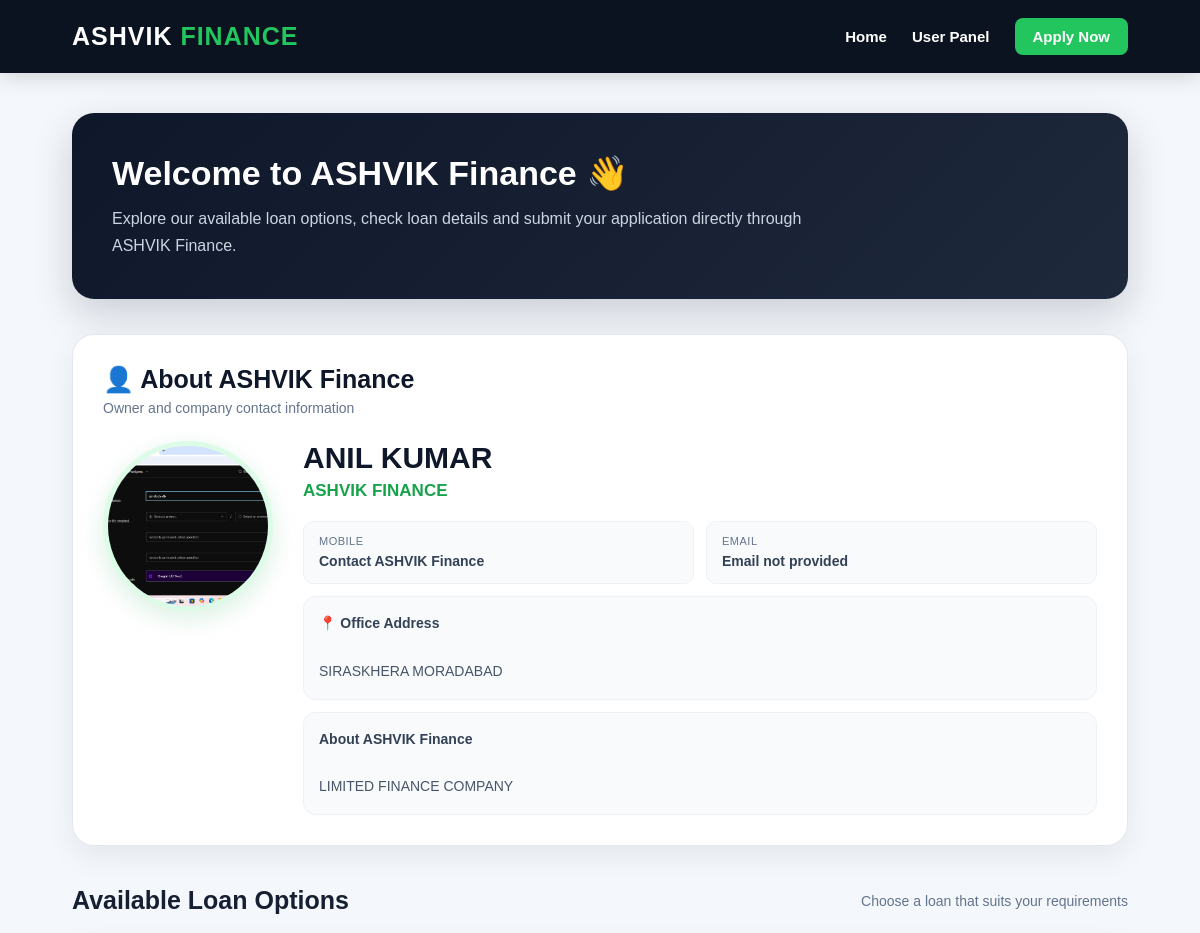
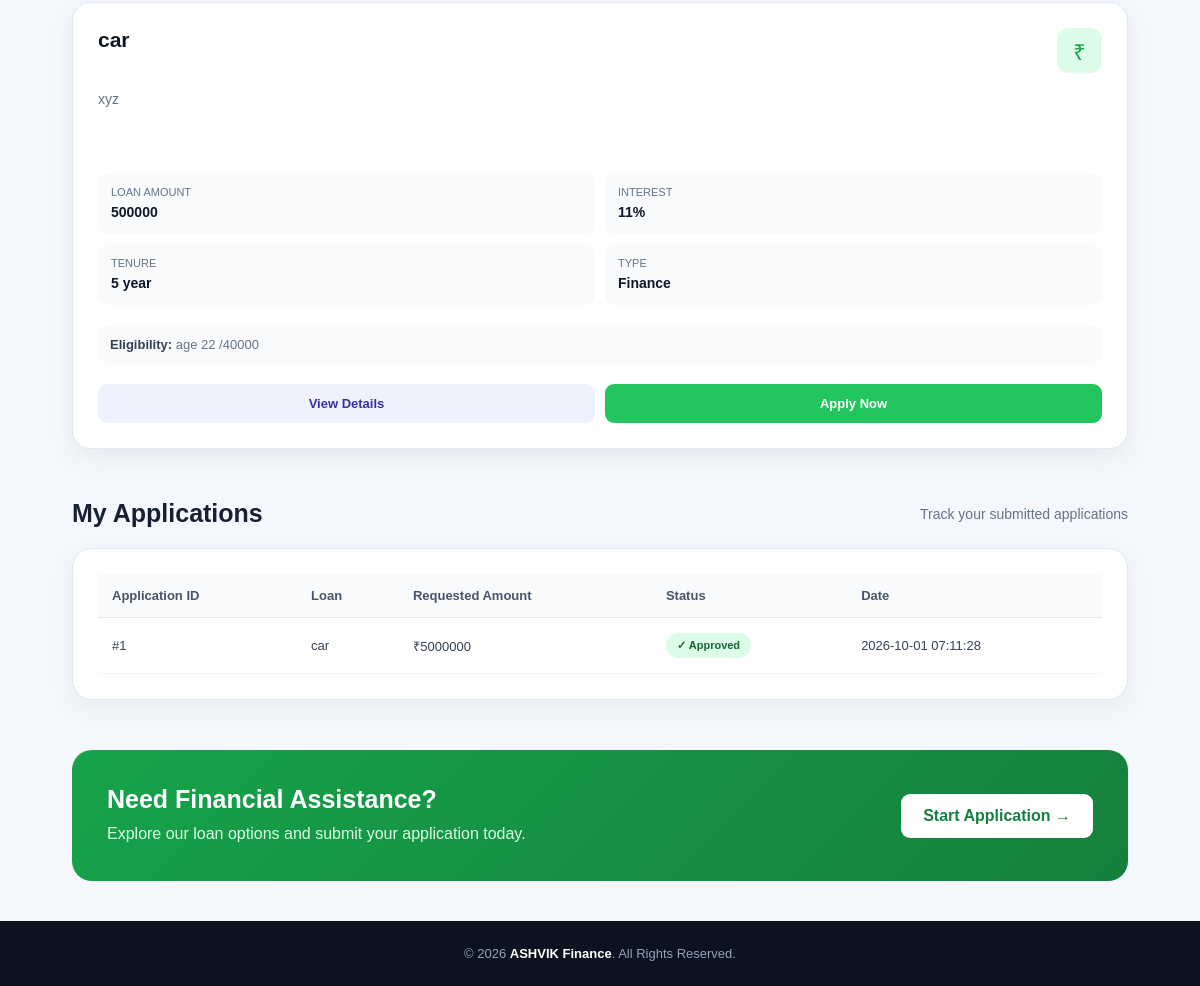
Screenshot of /user-panel with the database file from the repository (2 pictures, top to bottom).
### tables this page shows
CREATE TABLE owner_profile (
                id INTEGER PRIMARY KEY,
                owner_name TEXT,
                owner_photo TEXT,
                owner_mobile TEXT,
                owner_email TEXT,
                company_name TEXT,
                office_address TEXT,
                about TEXT
            );

CREATE TABLE loans (
            id INTEGER PRIMARY KEY AUTOINCREMENT,
            loan_name TEXT,
            loan_type TEXT,
            title TEXT,
            description TEXT,
            amount TEXT,
            interest TEXT,
            tenure TEXT,
            eligibility TEXT
        , created_at TIMESTAMP);

CREATE TABLE applications (
            id INTEGER PRIMARY KEY AUTOINCREMENT,
            loan_id INTEGER,
            name TEXT NOT NULL,
            mobile TEXT NOT NULL,
            email TEXT,
            city TEXT,
            address TEXT,
            employment TEXT,
            monthly_income TEXT,
            loan_amount TEXT,
            message TEXT,
            status TEXT DEFAULT 'Pending',
            created_at TIMESTAMP DEFAULT CURRENT_TIMESTAMP, occupation TEXT, income TEXT,
            FOREIGN KEY (loan_id) REFERENCES loans(id)
        );

### app.py (the view)
@app.route(
    "/user-panel"
)
def user_panel():
    conn = get_db()
    loans = conn.execute("""
        SELECT *
        FROM loans
        ORDER BY id DESC
    """).fetchall()
    applications = conn.execute("""
        SELECT

            applications.*,

            COALESCE(
                loans.title,
                loans.loan_name,
                loans.loan_type
            ) AS loan_title

        FROM applications

        LEFT JOIN loans
            ON applications.loan_id = loans.id

        ORDER BY applications.id DESC

    """).fetchall()
    conn.close()
    owner = get_owner()
    return render_template(
        "user_panel.html",
        loans=loans,
        applications=applications,
        owner=owner
    )

### app.py (called while the page is built)
def get_db():
    conn = sqlite3.connect(
        DATABASE,
        timeout=30
    )
    conn.row_factory = sqlite3.Row
    conn.execute(
        "PRAGMA busy_timeout = 30000"
    )
    conn.execute(
        "PRAGMA foreign_keys = ON"
    )
    return conn

def get_owner():
    conn = get_db()
    owner = conn.execute("""
        SELECT *
        FROM owner_profile
        WHERE id = 1
    """).fetchone()
    conn.close()
    return owner

@app.context_processor
def inject_owner():
    try:
        owner = get_owner()
        return {
            "owner": owner
        }
    except Exception:
        return {
            "owner": None
        }

### templates/user_panel.html (shortened to what this page needs)
<!DOCTYPE html>
<html lang="en">
<head>
</head>
<body>
<nav class="navbar">
    <div class="logo">
        ASHVIK <span>FINANCE</span>
    </div>
    <div class="nav-links">
        <a href="/">
            Home
        </a>
        <a href="/user-panel">
            User Panel
        </a>
        <a href="/apply" class="apply-btn">
            Apply Now
        </a>
    </div>
</nav>
<div class="container">
    <section class="welcome">
        <h1>
            Welcome to ASHVIK Finance 👋
        </h1>
        <p>
            Explore our available loan options,
            check loan details and submit your
            application directly through ASHVIK Finance.
        </p>
    </section>
    <section class="owner-section">
        <div class="owner-title">
            <h2>
                👤 About ASHVIK Finance
            </h2>
            <p>
                Owner and company contact information
            </p>
        </div>
        {% if owner is defined and owner %}
        <div class="owner-content">
            <div class="owner-photo-box">
                {% if owner["owner_photo"] %}
                    <img
                        src="{{ url_for('static', filename=owner['owner_photo']) }}"
                        alt="{{ owner['owner_name'] or 'ASHVIK Finance Owner' }}"
                        onerror="this.style.display='none'; this.nextElementSibling.style.display='flex';"
                    >
                {% else %}
                    <div class="owner-placeholder">
                        👤
                    </div>
                {% endif %}
            </div>
            <div class="owner-info">
                <div class="owner-name">
                    {% if owner["owner_name"] %}
                        {{ owner["owner_name"] }}
                    {% else %}
                        ASHVIK Finance
                    {% endif %}
                </div>
                <div class="owner-company">
                    {% if owner["company_name"] %}
                        {{ owner["company_name"] }}
                    {% else %}
                        ASHVIK Finance
                    {% endif %}
                </div>
                <div class="owner-details">
                    <div class="owner-detail">
                        <small>
                            Mobile
                        </small>
                        <strong>
                            {% if owner["owner_mobile"] %}
                                📞 {{ owner["owner_mobile"] }}
                            {% else %}
                                Contact ASHVIK Finance
                            {% endif %}
                        </strong>
                    </div>
                    <div class="owner-detail">
                        <small>
                            Email
                        </small>
                        <strong>
                            {% if owner["owner_email"] %}
                                ✉️ {{ owner["owner_email"] }}
                            {% else %}
                                Email not provided
                            {% endif %}
                        </strong>
                    </div>
                </div>
                <div class="owner-address">
                    <strong>
                        📍 Office Address
                    </strong>
                    <br><br>
                    {% if owner["office_address"] %}
                        {{ owner["office_address"] }}
                    {% else %}
                        Office address will be updated by ASHVIK Finance.
                    {% endif %}
                </div>
                <div class="owner-about">
                    <strong>
                        About ASHVIK Finance
                    </strong>
                    <br><br>
                    {% if owner["about"] %}
                        {{ owner["about"] }}
                    {% else %}
                        Welcome to ASHVIK Finance. We provide finance
                        and loan options according to customer requirements.
                    {% endif %}
                </div>
            </div>
        </div>
        {% endif %}
    </section>
    <div class="section-title">
        <h2>
            Available Loan Options
        </h2>
        <span>
            Choose a loan that suits your requirements
        </span>
    </div>
    {% if loans %}
    <div class="loan-grid">
        {% for loan in loans %}
        <div class="loan-card">
            <div class="loan-top">
                <h3>
                    {% if loan.title %}
                        {{ loan.title }}
                    {% elif loan.loan_name %}
                        {{ loan.loan_name }}
                    {% else %}
                        Loan
                    {% endif %}
                </h3>
                <div class="loan-icon">
                    ₹
                </div>
            </div>
            <div class="loan-description">
                {% if loan.description %}
                    {{ loan.description }}
                {% else %}
                    Flexible loan option available
                    through ASHVIK Finance.
                {% endif %}
            </div>
            <div class="loan-info">
                <div class="info-box">
                    <small>
                        LOAN AMOUNT
                    </small>
                    <strong>
                        {{ loan.amount or "Contact Us" }}
                    </strong>
                </div>
                <div class="info-box">
                    <small>
                        INTEREST
                    </small>
                    <strong>
                        {{ loan.interest or "As applicable" }}
                    </strong>
                </div>
                <div class="info-box">
                    <small>
                        TENURE
                    </small>
                    <strong>
                        {{ loan.tenure or "Flexible" }}
                    </strong>
                </div>
                <div class="info-box">
                    <small>
                        TYPE
                    </small>
                    <strong>
                        Finance
                    </strong>
                </div>
            </div>
            {% if loan.eligibility %}
            <div class="eligibility">
                <strong>
                    Eligibility:
                </strong>
                <span>
                    {{ loan.eligibility }}
                </span>
            </div>
            {% endif %}
            <div class="loan-buttons">
                <a
                    href="/loan/{{ loan.id }}"
                    class="btn view-btn"
                >
                    View Details
                </a>
                <a
                    href="/apply?loan_id={{ loan.id }}"
                    class="btn apply-now"
                >
                    Apply Now
                </a>
            </div>
        </div>
        {% endfor %}
    </div>
    {% endif %}
    <div class="section-title">
        <h2>
            My Applications
        </h2>
        <span>
            Track your submitted applications
        </span>
    </div>
    <section class="applications-section">
        {% if applications %}
        <div class="table-wrapper">
            <table>
                <thead>
                    <tr>
                        <th>
                            Application ID
                        </th>
                        <th>
                            Loan
                        </th>
                        <th>
                            Requested Amount
                        </th>
                        <th>
                            Status
                        </th>
                        <th>
                            Date
                        </th>
                    </tr>
                </thead>
                <tbody>
                    {% for application in applications %}
                    <tr>
                        <td>
                            #{{ application.id }}
                        </td>
                        <td>
                            {% if application.loan_title %}
                                {{ application.loan_title }}
                            {% else %}
                                Loan Application
                            {% endif %}
                        </td>
                        <td>
                            {% if application.loan_amount %}
                                ₹{{ application.loan_amount }}
                            {% else %}
                                Not specified
                            {% endif %}
                        </td>
                        <td>
                            {% set status = application.status or "Pending" %}
                            {% if status == "Approved" %}
                                <span class="status approved">
                                    ✓ Approved
                                </span>
                            {% elif status == "Rejected" %}
                                <span class="status rejected">
                                    ✕ Rejected
                                </span>
                            {% elif status == "Contacted" %}
                                <span class="status contacted">
                                    ☎ Contacted
                                </span>
                            {% else %}
                                <span class="status pending">
                                    ⏳ Pending
                                </span>
                            {% endif %}
                        </td>
                        <td>
                            {{ application.created_at or "—" }}
                        </td>
                    </tr>
                    {% endfor %}
                </tbody>
            </table>
        </div>
        {% endif %}
    </section>
    <section class="cta">
        <div>
            <h2>
                Need Financial Assistance?
            </h2>
            <p>
                Explore our loan options and submit
                your application today.
            </p>
        </div>
        <a
            href="/apply"
            class="cta-btn"
        >
            Start Application →
        </a>
    </section>
</div>
<footer>
    © 2026
    <strong>ASHVIK Finance</strong>.
    All Rights Reserved.
</footer>
</body>
</html>

### rows the page displays
owner_profile: owner_photo (picture), owner_name "ANIL KUMAR", company_name "ASHVIK FINANCE", office_address "SIRASKHERA MORADABAD", about "LIMITED FINANCE COMPANY"
loans: title "car", description "xyz", amount "500000", interest "11%", tenure "5 year", eligibility "age 22 /40000"
applications: id "1", loan_title "car", loan_amount "5000000", status "✓ Approved", created_at "2026-10-01 07:11:28"
